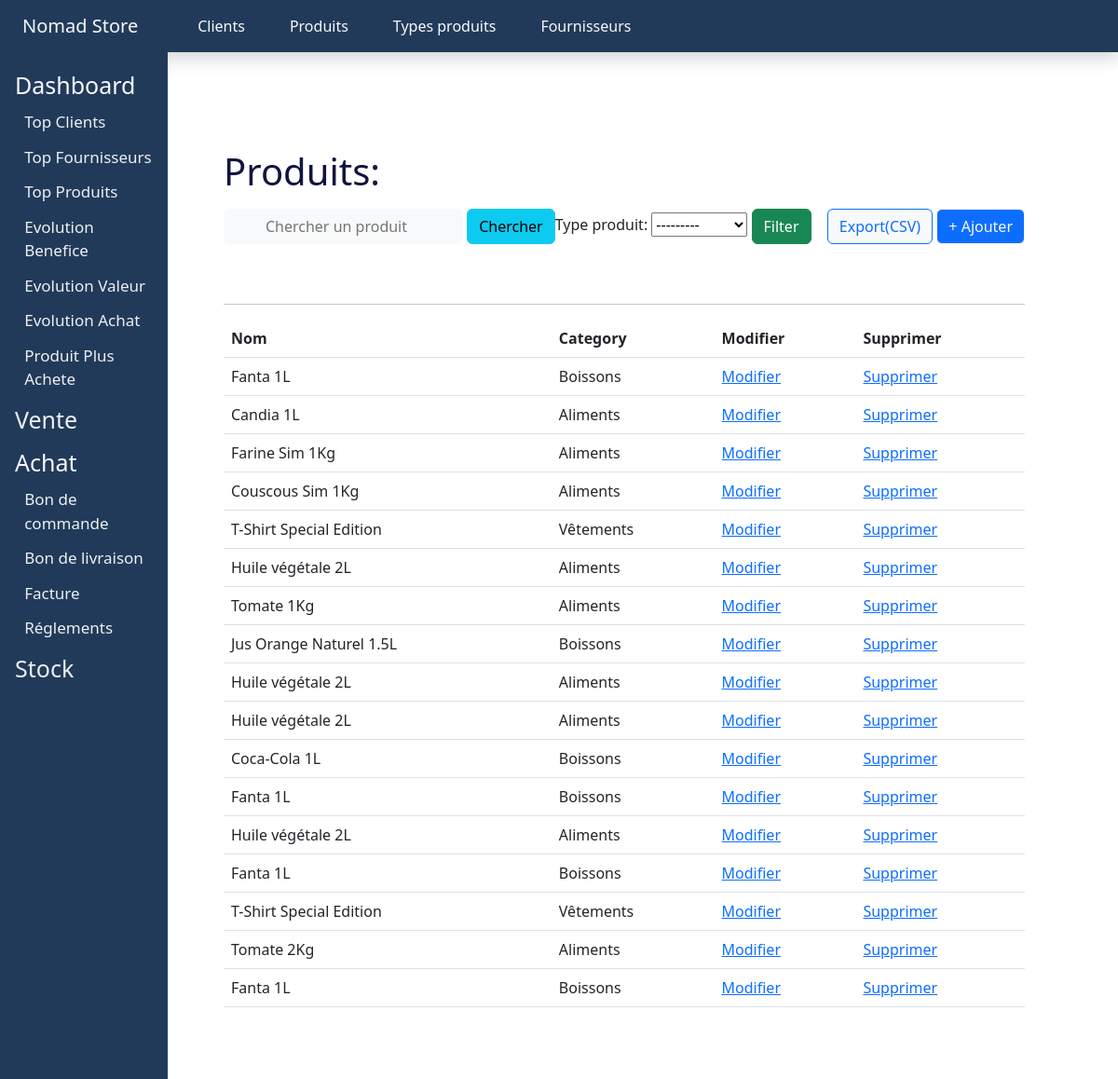
Page /produits/ on the committed database.
### application/models.py (models this page shows, shortened)
class Product(models.Model):
    Nom_produit = models.CharField(max_length=50)
    Type_produit = models.ForeignKey(Product_type, on_delete = models.CASCADE)
    Qte_stocker = models.IntegerField(default=0)
    Date_stocker = models.DateField(auto_now_add=True , null= True , editable=True)
    Prix_HT_Produit = models.IntegerField(default=0)
    Prix_Vente_Produit = models.IntegerField(default=0)
    Qte_destocker = models.IntegerField(default=0)
    Motif = models.CharField(max_length=50 , default="")
    factures = models.ManyToManyField('Facture' , through='Etablire_facture')
    commandes = models.ManyToManyField('Commande' , through='Commander')
    ventes = models.ManyToManyField('Vente' , through='Effectuer_vente')
    BLs = models.ManyToManyField('Bon_Livraison' , through='Etablire_BL')
    stock = models.ForeignKey(Stock, on_delete = models.CASCADE , related_name= "produitsBL" , blank=True, null=True)

class Product_type(models.Model):
    Nom_type = models.CharField(max_length=50)
    def __str__(self):
        return self.Nom_type

### application/views.py (the view)
# urls.py: path('produits/',views.afficher_produits , name='ProdList'),
def afficher_produits(request):                                                                          #Afficher les produits
    produits = Product.objects.all()
    filter = ProductFilter(request.GET , queryset = produits)
    return render(request,'liste_produits.html',{"products":filter})

### application/templates/liste_produits.html (shortened to what this page needs)
<!DOCTYPE html>
<html>
  {% load static %}
  <head>
  </head>
  <body>
    {% include 'header.html' %}
    <section>
      <h1 class="items-list-title">Produits:</h1>
      <div class="d-flex justify-content-between pt-2 pb-5">
        <div class="d-flex justify-content-between">
          <form
            method="post"
            class="col-auto"
            action="{% url 'Chercher_produit' %}"
          >
            <input
              type="search"
              name="produit_chercher"
              class="col-auto btn btn-light"
              placeholder="Chercher un produit"
            />
            <button class="btn btn-info col-auto" type="submit">
              Chercher
            </button>
          </form>
          <form class="col-auto" method="get">
            {% csrf_token %} {{products.form}}
            <button class="btn btn-success" type="submit">Filter</button>
          </form>
        </div>
        <div>
          <a class="col-auto" href="{% url 'ExpProdCSV' %}">
            <button class="btn btn-outline-primary btn-light">
              Export(CSV)
            </button></a
          >
          <a
            class="col-auto col-auto-offset-9"
            href="{% url 'Ajouter_produit' %}"
            ><button class="btn btn-primary btn-outline-light">
              + Ajouter
            </button></a
          >
        </div>
      </div>
      <hr />
      <table class="table">
        <thead>
          <tr>
            <th scope="col">Nom</th>
            <th scope="col">Category</th>
            <th scope="col">Modifier</th>
            <th scope="col">Supprimer</th>
          </tr>
        </thead>
        <tbody>
          {% for product in products.qs %}
          <tr>
            <td>{{ product.Nom_produit }}</td>
            <td>{{ product.Type_produit }}</td>
            <td>
              <a href="{% url 'Edit_produit' product.id %}">Modifier</a>
            </td>
            <td>
              <a href="{% url 'Supp_produit' product.id %}">Supprimer</a>
            </td>
          </tr>
          {% endfor %}
        </tbody>
      </table>
    </section>
  </body>
</html>

### application/static/css/style.css (style rules this page uses)
section { background-color: #fff; height: 80vh; width: 80%; overflow-y: scroll; border-radius: 10px; position: absolute; top: 110px; right: 50px; padding: 50px; }
.items-list-title { color: #101540; }

### rows in the picture
Product: Nom_produit "Fanta 1L", Type_produit "Boissons"
Product: Nom_produit "Candia 1L", Type_produit "Aliments"
Product: Nom_produit "Farine Sim 1Kg", Type_produit "Aliments"
Product: Nom_produit "Couscous Sim 1Kg", Type_produit "Aliments"
Product: Nom_produit "T-Shirt Special Edition", Type_produit "Vêtements"
Product: Nom_produit "Huile végétale 2L", Type_produit "Aliments"
Product: Nom_produit "Tomate 1Kg", Type_produit "Aliments"
Product: Nom_produit "Jus Orange Naturel 1.5L", Type_produit "Boissons"
Product: Nom_produit "Huile végétale 2L", Type_produit "Aliments"
Product: Nom_produit "Huile végétale 2L", Type_produit "Aliments"
Product: Nom_produit "Coca-Cola 1L", Type_produit "Boissons"
Product: Nom_produit "Fanta 1L", Type_produit "Boissons"
Product: Nom_produit "Huile végétale 2L", Type_produit "Aliments"
Product: Nom_produit "Fanta 1L", Type_produit "Boissons"
Product: Nom_produit "T-Shirt Special Edition", Type_produit "Vêtements"
Product: Nom_produit "Tomate 2Kg", Type_produit "Aliments"
Product: Nom_produit "Fanta 1L", Type_produit "Boissons"
